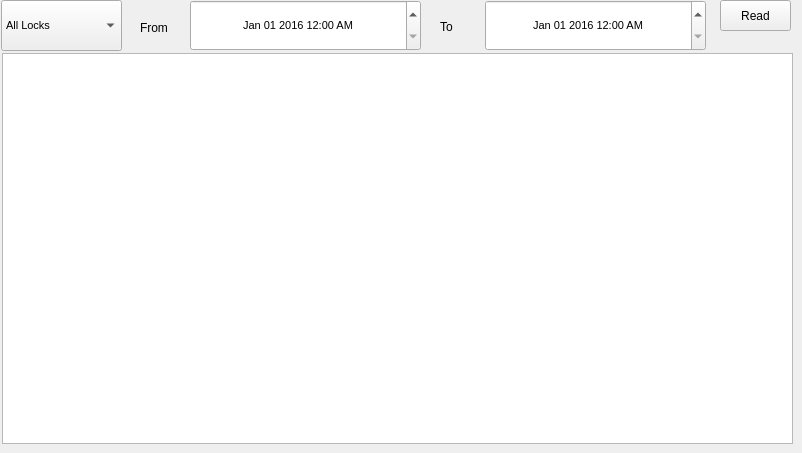
   <widget class="QWidget" name="tab">
    <attribute name="title">
     <string>History</string>
    </attribute>
    <widget class="QPushButton" name="btnReadCodes_2">
     <property name="geometry">
      <rect>
       <x>720</x>
       <y>0</y>
       <width>71</width>
       <height>31</height>
      </rect>
     </property>
     <property name="text">
      <string>Read</string>
     </property>
    </widget>
    <widget class="QLabel" name="label_4">
     <property name="geometry">
      <rect>
       <x>440</x>
       <y>16</y>
       <width>41</width>
       <height>21</height>
      </rect>
     </property>
     <property name="text">
      <string>To</string>
     </property>
    </widget>
    <widget class="QLabel" name="label_5">
     <property name="geometry">
      <rect>
       <x>140</x>
       <y>17</y>
       <width>51</width>
       <height>21</height>
      </rect>
     </property>
     <property name="text">
      <string>From</string>
     </property>
    </widget>
    <widget class="QDateTimeEdit" name="dtEndCodeHistoryList">
     <property name="geometry">
      <rect>
       <x>485</x>
       <y>0</y>
       <width>221</width>
       <height>51</height>
      </rect>
     </property>
     <property name="font">
      <font>
       <pointsize>8</pointsize>
      </font>
     </property>
     <property name="alignment">
      <set>Qt::AlignCenter</set>
     </property>
     <property name="buttonSymbols">
      <enum>QAbstractSpinBox::UpDownArrows</enum>
     </property>
     <property name="accelerated">
      <bool>true</bool>
     </property>
     <property name="showGroupSeparator" stdset="0">
      <bool>false</bool>
     </property>
     <property name="dateTime">
      <datetime>
       <hour>0</hour>
       <minute>0</minute>
       <second>0</second>
       <year>2016</year>
       <month>1</month>
       <day>1</day>
      </datetime>
     </property>
     <property name="minimumDateTime">
      <datetime>
       <hour>0</hour>
       <minute>0</minute>
       <second>0</second>
       <year>2016</year>
       <month>1</month>
       <day>1</day>
      </datetime>
     </property>
     <property name="maximumDate">
      <date>
       <year>2055</year>
       <month>12</month>
       <day>31</day>
      </date>
     </property>
     <property name="minimumDate">
      <date>
       <year>2016</year>
       <month>1</month>
       <day>1</day>
      </date>
     </property>
     <property name="currentSection">
      <enum>QDateTimeEdit::MonthSection</enum>
     </property>
     <property name="displayFormat">
      <string>MMM dd yyyy hh:mm AP</string>
     </property>
     <property name="calendarPopup">
      <bool>false</bool>
     </property>
    </widget>
    <widget class="QComboBox" name="cbLockNumHistory">
     <property name="geometry">
      <rect>
       <x>1</x>
       <y>0</y>
       <width>121</width>
       <height>51</height>
      </rect>
     </property>
     <property name="font">
      <font>
       <pointsize>8</pointsize>
      </font>
     </property>
     <item>
      <property name="text">
       <string>All Locks</string>
      </property>
     </item>
    </widget>
    <widget class="QDateTimeEdit" name="dtStartCodeHistoryList">
     <property name="geometry">
      <rect>
       <x>190</x>
       <y>0</y>
       <width>231</width>
       <height>51</height>
      </rect>
     </property>
     <property name="font">
      <font>
       <pointsize>8</pointsize>
      </font>
     </property>
     <property name="alignment">
      <set>Qt::AlignCenter</set>
     </property>
     <property name="buttonSymbols">
      <enum>QAbstractSpinBox::UpDownArrows</enum>
     </property>
     <property name="accelerated">
      <bool>true</bool>
     </property>
     <property name="showGroupSeparator" stdset="0">
      <bool>false</bool>
     </property>
     <property name="dateTime">
      <datetime>
       <hour>0</hour>
       <minute>0</minute>
       <second>0</second>
       <year>2016</year>
       <month>1</month>
       <day>1</day>
      </datetime>
     </property>
     <property name="minimumDateTime">
      <datetime>
       <hour>0</hour>
       <minute>0</minute>
       <second>0</second>
       <year>2016</year>
       <month>1</month>
       <day>1</day>
      </datetime>
     </property>
     <property name="maximumDate">
      <date>
       <year>2055</year>
       <month>12</month>
       <day>31</day>
      </date>
     </property>
     <property name="minimumDate">
      <date>
       <year>2016</year>
       <month>1</month>
       <day>1</day>
      </date>
     </property>
     <property name="currentSection">
      <enum>QDateTimeEdit::MonthSection</enum>
     </property>
     <property name="displayFormat">
      <string>MMM dd yyyy hh:mm AP</string>
     </property>
     <property name="calendarPopup">
      <bool>false</bool>
     </property>
    </widget>
    <widget class="QTableWidget" name="tblHistory">
     <property name="geometry">
      <rect>
       <x>2</x>
       <y>53</y>
       <width>791</width>
       <height>391</height>
      </rect>
     </property>
     <property name="font">
      <font>
       <pointsize>8</pointsize>
      </font>
     </property>
    </widget>
   </widget>
